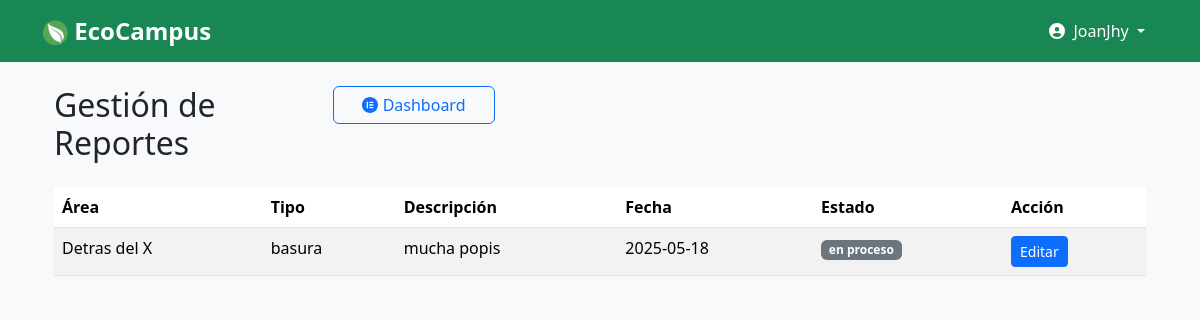
The page /admin/reportes (signed in) on the database its author committed.
### backend/models.py (models this page shows)
class Reporte(db.Model):
    id = db.Column(db.Integer, primary_key=True)
    area = db.Column(db.String(100), nullable=False)
    tipo = db.Column(db.String(100), nullable=False)
    descripcion = db.Column(db.String(200), nullable=False)
    comentario = db.Column(db.String(200))
    evidencia = db.Column(db.String(200))  # Ruta del archivo
    fecha = db.Column(db.String(10), nullable=False)
    estado = db.Column(db.String(20), default='pendiente')
    usuario_id = db.Column(db.Integer, db.ForeignKey('usuario.id'), nullable=False)

### backend/routes.py (the view)
    @app.route('/admin/reportes')
    @admin_required
    def admin_reportes():
        reportes = Reporte.query.order_by(Reporte.fecha.desc()).all()
        return render_template('admin/reportes.html', reportes=reportes)

### frontend/templates/admin/reportes.html (shortened to what this page needs)
{% extends 'layout.html' %}
{% block content %}
<div class="container mt-4">
    <div class="row mt-4">
        <div class="col-sm-3">
            <h2 class="mb-4">Gestión de Reportes</h2>
        </div>
        <div class="col-sm-2">
            <a href="{{ url_for('admin_dashboard') }}" class="btn btn-outline-primary w-100">
            <i class="fab fa-elementor"></i> Dashboard
            </a>
        </div>
    </div>
    <table class="table table-striped table-hover">
        <thead>
            <tr>
                <th>Área</th>
                <th>Tipo</th>
                <th>Descripción</th>
                <th>Fecha</th>
                <th>Estado</th>
                <th>Acción</th>
            </tr>
        </thead>
        <tbody>
            {% for reporte in reportes %}
            <tr>
                <td>{{ reporte.area }}</td>
                <td>{{ reporte.tipo }}</td>
                <td>{{ reporte.descripcion }}</td>
                <td>{{ reporte.fecha }}</td>
                <td><span class="badge {% if reporte.estado == 'pendiente' %} bg-warning {% elif reporte.estado == 'en proceso' %} bg-secondary {% elif reporte.estado == 'resuelto' %} bg-success {% endif %}">{{ reporte.estado }}</span></td>
                <td>
                    <button class="btn btn-sm btn-primary" data-bs-toggle="modal" data-bs-target="#modal{{ reporte.id }}">
                        Editar
                    </button>
                </td>
            </tr>
            {% endfor %}
        </tbody>
    </table>
</div>
{% endblock %}

### frontend/static/css/main.css (style rules this page uses)
body { font-family: 'Segoe UI', Tahoma, Geneva, Verdana, sans-serif; }

### rows shown on the page
Reporte: area "Detras del X", tipo "basura", descripcion "mucha popis", fecha "2025-05-18", estado "en proceso"

### other values the page prints
{{ session['usuario_nombre'] }} "JoanJhy"
